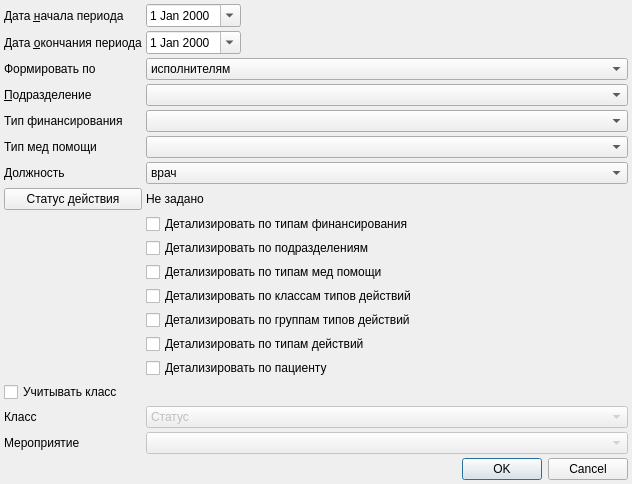
<?xml version="1.0" encoding="UTF-8"?>
<ui version="4.0">
 <class>ReportUETActions</class>
 <widget class="QDialog" name="ReportUETActions">
  <property name="geometry">
   <rect>
    <x>0</x>
    <y>0</y>
    <width>632</width>
    <height>460</height>
   </rect>
  </property>
  <property name="windowTitle">
   <string>Dialog</string>
  </property>
  <layout class="QGridLayout" name="gridLayout">
   <property name="margin">
    <number>4</number>
   </property>
   <property name="spacing">
    <number>4</number>
   </property>
   <item row="4" column="0">
    <widget class="QLabel" name="lblFinance">
     <property name="text">
      <string>Тип финансирования</string>
     </property>
    </widget>
   </item>
   <item row="22" column="0" colspan="3">
    <spacer name="verticalSpacer">
     <property name="orientation">
      <enum>Qt::Vertical</enum>
     </property>
     <property name="sizeHint" stdset="0">
      <size>
       <width>20</width>
       <height>40</height>
      </size>
     </property>
    </spacer>
   </item>
   <item row="4" column="1" colspan="2">
    <widget class="CRBComboBox" name="cmbFinance"/>
   </item>
   <item row="2" column="0">
    <widget class="QLabel" name="lblPersonParam">
     <property name="text">
      <string>Формировать по</string>
     </property>
     <property name="buddy">
      <cstring>cmbOrgStructure</cstring>
     </property>
    </widget>
   </item>
   <item row="9" column="1">
    <widget class="QCheckBox" name="chkDetailByOrgStructures">
     <property name="text">
      <string>Детализировать по подразделениям</string>
     </property>
    </widget>
   </item>
   <item row="2" column="1" colspan="2">
    <widget class="QComboBox" name="cmbPersonParam">
     <item>
      <property name="text">
       <string>исполнителям</string>
      </property>
     </item>
     <item>
      <property name="text">
       <string>ассистентам</string>
      </property>
     </item>
    </widget>
   </item>
   <item row="23" column="0" colspan="3">
    <widget class="QDialogButtonBox" name="buttonBox">
     <property name="orientation">
      <enum>Qt::Horizontal</enum>
     </property>
     <property name="standardButtons">
      <set>QDialogButtonBox::Cancel|QDialogButtonBox::Ok</set>
     </property>
    </widget>
   </item>
   <item row="11" column="1" colspan="2">
    <widget class="QCheckBox" name="chkDetailByMedicalAidType">
     <property name="text">
      <string>Детализировать по типам мед помощи</string>
     </property>
    </widget>
   </item>
   <item row="7" column="1" colspan="2">
    <widget class="QLabel" name="lblActionStatusList">
     <property name="text">
      <string>Не задано</string>
     </property>
     <property name="wordWrap">
      <bool>true</bool>
     </property>
    </widget>
   </item>
   <item row="14" column="1" colspan="2">
    <widget class="QCheckBox" name="chkDetailByActionType">
     <property name="text">
      <string>Детализировать по типам действий</string>
     </property>
    </widget>
   </item>
   <item row="7" column="0">
    <widget class="QPushButton" name="btnActionStatusList">
     <property name="text">
      <string>Статус действия</string>
     </property>
    </widget>
   </item>
   <item row="6" column="1" colspan="2">
    <widget class="QComboBox" name="cmbPostParam">
     <item>
      <property name="text">
       <string>врач</string>
      </property>
     </item>
     <item>
      <property name="text">
       <string>средний мед персонал</string>
      </property>
     </item>
    </widget>
   </item>
   <item row="0" column="1" colspan="2">
    <widget class="CDateEdit" name="edtBegDate">
     <property name="sizePolicy">
      <sizepolicy hsizetype="Maximum" vsizetype="Fixed">
       <horstretch>0</horstretch>
       <verstretch>0</verstretch>
      </sizepolicy>
     </property>
     <property name="calendarPopup">
      <bool>true</bool>
     </property>
    </widget>
   </item>
   <item row="3" column="0">
    <widget class="QLabel" name="lblOrgStructure">
     <property name="text">
      <string>&amp;Подразделение</string>
     </property>
     <property name="buddy">
      <cstring>cmbOrgStructure</cstring>
     </property>
    </widget>
   </item>
   <item row="3" column="1" colspan="2">
    <widget class="COrgStructureComboBox" name="cmbOrgStructure"/>
   </item>
   <item row="1" column="1" colspan="2">
    <widget class="CDateEdit" name="edtEndDate">
     <property name="sizePolicy">
      <sizepolicy hsizetype="Maximum" vsizetype="Fixed">
       <horstretch>0</horstretch>
       <verstretch>0</verstretch>
      </sizepolicy>
     </property>
     <property name="calendarPopup">
      <bool>true</bool>
     </property>
    </widget>
   </item>
   <item row="5" column="0">
    <widget class="QLabel" name="lblMedicalAidType">
     <property name="text">
      <string>Тип мед помощи</string>
     </property>
    </widget>
   </item>
   <item row="1" column="0">
    <widget class="QLabel" name="lblEndDate">
     <property name="text">
      <string>Дата &amp;окончания периода</string>
     </property>
     <property name="buddy">
      <cstring>edtEndDate</cstring>
     </property>
    </widget>
   </item>
   <item row="0" column="0">
    <widget class="QLabel" name="lblBegDate">
     <property name="sizePolicy">
      <sizepolicy hsizetype="Maximum" vsizetype="Preferred">
       <horstretch>0</horstretch>
       <verstretch>0</verstretch>
      </sizepolicy>
     </property>
     <property name="text">
      <string>Дата &amp;начала периода</string>
     </property>
     <property name="buddy">
      <cstring>edtBegDate</cstring>
     </property>
    </widget>
   </item>
   <item row="5" column="1" colspan="2">
    <widget class="CRBComboBox" name="cmbMedicalAidType"/>
   </item>
   <item row="8" column="1">
    <widget class="QCheckBox" name="chkDetailByFinance">
     <property name="text">
      <string>Детализировать по типам финансирования</string>
     </property>
    </widget>
   </item>
   <item row="6" column="0">
    <widget class="QLabel" name="lblPostParam">
     <property name="text">
      <string>Должность</string>
     </property>
     <property name="buddy">
      <cstring>cmbOrgStructure</cstring>
     </property>
    </widget>
   </item>
   <item row="12" column="1">
    <widget class="QCheckBox" name="chkDetailByActionTypeClasses">
     <property name="text">
      <string>Детализировать по классам типов действий</string>
     </property>
    </widget>
   </item>
   <item row="18" column="1" colspan="2">
    <widget class="QCheckBox" name="chkDetailByClient">
     <property name="text">
      <string>Детализировать по пациенту</string>
     </property>
    </widget>
   </item>
   <item row="19" column="0" colspan="3">
    <widget class="QCheckBox" name="chkActionClass">
     <property name="text">
      <string>Учитывать класс</string>
     </property>
    </widget>
   </item>
   <item row="20" column="0">
    <widget class="QLabel" name="lblActionTypeClass">
     <property name="text">
      <string>Класс</string>
     </property>
     <property name="buddy">
      <cstring>cmbActionTypeClass</cstring>
     </property>
    </widget>
   </item>
   <item row="21" column="0">
    <widget class="QLabel" name="lblActionType">
     <property name="text">
      <string>Мероприятие</string>
     </property>
    </widget>
   </item>
   <item row="20" column="1" colspan="2">
    <widget class="QComboBox" name="cmbActionTypeClass">
     <property name="enabled">
      <bool>false</bool>
     </property>
     <item>
      <property name="text">
       <string>Статус</string>
      </property>
     </item>
     <item>
      <property name="text">
       <string>Диагностика</string>
      </property>
     </item>
     <item>
      <property name="text">
       <string>Лечение</string>
      </property>
     </item>
     <item>
      <property name="text">
       <string>Прочие мероприятия</string>
      </property>
     </item>
    </widget>
   </item>
   <item row="21" column="1" colspan="2">
    <widget class="CActionTypeComboBoxEx" name="cmbActionType">
     <property name="enabled">
      <bool>false</bool>
     </property>
    </widget>
   </item>
   <item row="13" column="1" colspan="2">
    <widget class="QCheckBox" name="chkDetailByActionTypeGroup">
     <property name="text">
      <string>Детализировать по группам типов действий</string>
     </property>
    </widget>
   </item>
  </layout>
 </widget>
 <customwidgets>
  <customwidget>
   <class>COrgStructureComboBox</class>
   <extends>QComboBox</extends>
   <header>Orgs/OrgStructComboBoxes.h</header>
  </customwidget>
  <customwidget>
   <class>CRBComboBox</class>
   <extends>QComboBox</extends>
   <header>library/crbcombobox.h</header>
  </customwidget>
  <customwidget>
   <class>CDateEdit</class>
   <extends>QDateEdit</extends>
   <header>library/DateEdit.h</header>
  </customwidget>
  <customwidget>
   <class>CActionTypeComboBoxEx</class>
   <extends>QComboBox</extends>
   <header>Events/ActionTypeComboBoxEx.h</header>
  </customwidget>
 </customwidgets>
 <tabstops>
  <tabstop>edtBegDate</tabstop>
  <tabstop>edtEndDate</tabstop>
  <tabstop>cmbPersonParam</tabstop>
  <tabstop>cmbOrgStructure</tabstop>
  <tabstop>cmbFinance</tabstop>
  <tabstop>cmbMedicalAidType</tabstop>
  <tabstop>cmbPostParam</tabstop>
  <tabstop>btnActionStatusList</tabstop>
  <tabstop>chkDetailByFinance</tabstop>
  <tabstop>chkDetailByOrgStructures</tabstop>
  <tabstop>chkDetailByMedicalAidType</tabstop>
  <tabstop>chkDetailByActionTypeClasses</tabstop>
  <tabstop>chkDetailByActionTypeGroup</tabstop>
  <tabstop>chkDetailByActionType</tabstop>
  <tabstop>chkDetailByClient</tabstop>
  <tabstop>chkActionClass</tabstop>
  <tabstop>cmbActionTypeClass</tabstop>
  <tabstop>cmbActionType</tabstop>
  <tabstop>buttonBox</tabstop>
 </tabstops>
 <resources/>
 <connections>
  <connection>
   <sender>buttonBox</sender>
   <signal>accepted()</signal>
   <receiver>ReportUETActions</receiver>
   <slot>accept()</slot>
   <hints>
    <hint type="sourcelabel">
     <x>252</x>
     <y>535</y>
    </hint>
    <hint type="destinationlabel">
     <x>157</x>
     <y>274</y>
    </hint>
   </hints>
  </connection>
  <connection>
   <sender>buttonBox</sender>
   <signal>rejected()</signal>
   <receiver>ReportUETActions</receiver>
   <slot>reject()</slot>
   <hints>
    <hint type="sourcelabel">
     <x>320</x>
     <y>535</y>
    </hint>
    <hint type="destinationlabel">
     <x>286</x>
     <y>274</y>
    </hint>
   </hints>
  </connection>
  <connection>
   <sender>chkActionClass</sender>
   <signal>toggled(bool)</signal>
   <receiver>cmbActionTypeClass</receiver>
   <slot>setEnabled(bool)</slot>
   <hints>
    <hint type="sourcelabel">
     <x>86</x>
     <y>355</y>
    </hint>
    <hint type="destinationlabel">
     <x>211</x>
     <y>383</y>
    </hint>
   </hints>
  </connection>
  <connection>
   <sender>chkActionClass</sender>
   <signal>toggled(bool)</signal>
   <receiver>cmbActionType</receiver>
   <slot>setEnabled(bool)</slot>
   <hints>
    <hint type="sourcelabel">
     <x>39</x>
     <y>363</y>
    </hint>
    <hint type="destinationlabel">
     <x>185</x>
     <y>419</y>
    </hint>
   </hints>
  </connection>
 </connections>
</ui>
